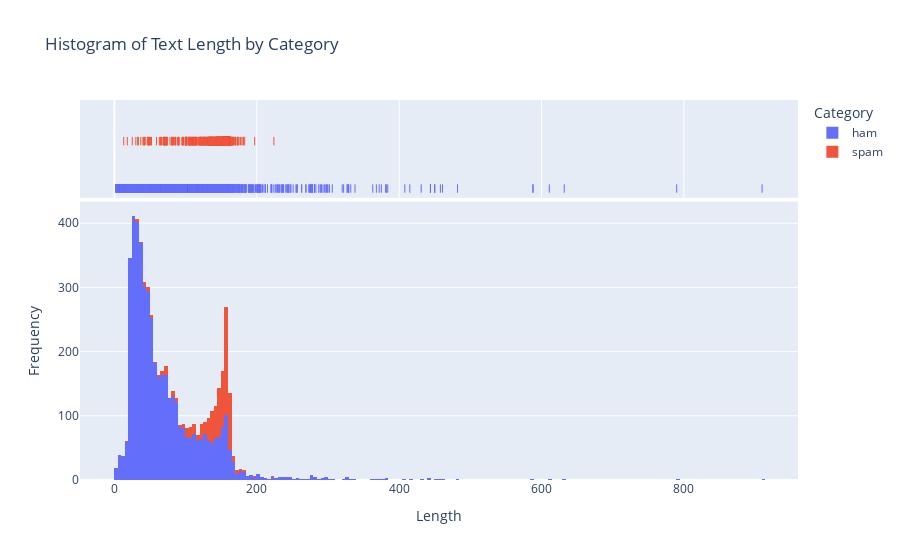

The notebook cell this image was saved under:
### Code cell
import plotly.express as px
fig = px.histogram(df, x='length', color='Category', marginal='rug',
                   title='Histogram of Text Length by Category')
fig.update_layout(
    xaxis_title='Length',
    yaxis_title='Frequency',
    showlegend=True)

### Figure 1 — Plotly figure (JSON) as saved in the notebook; plotly's stock layout.template omitted (floating-point values rounded to 4 significant figures; data arrays with more than 128 entries replaced by an {"elided": "..."} marker saying what was removed)
{"data": [{"alignmentgroup": "True", "bingroup": "x", "hovertemplate": "Category=ham<br>length=%{x}<br>count=%{y}<extra></extra>", "legendgroup": "ham", "marker": {"color": "#636efa", "pattern": {"shape": ""}}, "name": "ham", "offsetgroup": "ham", "orientation": "v", "showlegend": true, "type": "histogram", "x": {"elided": "4825 int values"}, "xaxis": "x", "yaxis": "y"}, {"alignmentgroup": "True", "boxpoints": "all", "fillcolor": "rgba(255,255,255,0)", "hoveron": "points", "hovertemplate": "Category=ham<br>length=%{x}<extra></extra>", "jitter": 0, "legendgroup": "ham", "line": {"color": "rgba(255,255,255,0)"}, "marker": {"color": "#636efa", "symbol": "line-ns-open"}, "name": "ham", "offsetgroup": "ham", "showlegend": false, "type": "box", "x": {"elided": "4825 int values"}, "xaxis": "x2", "yaxis": "y2"}, {"alignmentgroup": "True", "bingroup": "x", "hovertemplate": "Category=spam<br>length=%{x}<br>count=%{y}<extra></extra>", "legendgroup": "spam", "marker": {"color": "#EF553B", "pattern": {"shape": ""}}, "name": "spam", "offsetgroup": "spam", "orientation": "v", "showlegend": true, "type": "histogram", "x": {"elided": "747 int values"}, "xaxis": "x", "yaxis": "y"}, {"alignmentgroup": "True", "boxpoints": "all", "fillcolor": "rgba(255,255,255,0)", "hoveron": "points", "hovertemplate": "Category=spam<br>length=%{x}<extra></extra>", "jitter": 0, "legendgroup": "spam", "line": {"color": "rgba(255,255,255,0)"}, "marker": {"color": "#EF553B", "symbol": "line-ns-open"}, "name": "spam", "offsetgroup": "spam", "showlegend": false, "type": "box", "x": {"elided": "747 int values"}, "xaxis": "x2", "yaxis": "y2"}], "layout": {"barmode": "relative", "legend": {"title": {"text": "Category"}, "tracegroupgap": 0}, "showlegend": true, "title": {"text": "Histogram of Text Length by Category"}, "xaxis": {"anchor": "y", "domain": [0, 1], "title": {"text": "Length"}}, "xaxis2": {"anchor": "y2", "domain": [0, 1], "matches": "x", "showgrid": true, "showticklabels": false}, "yaxis": {"anchor": "x", "domain": [0, 0.7326], "title": {"text": "Frequency"}}, "yaxis2": {"anchor": "x2", "domain": [0.7426, 1], "matches": "y2", "showgrid": false, "showline": false, "showticklabels": false, "ticks": ""}}}
